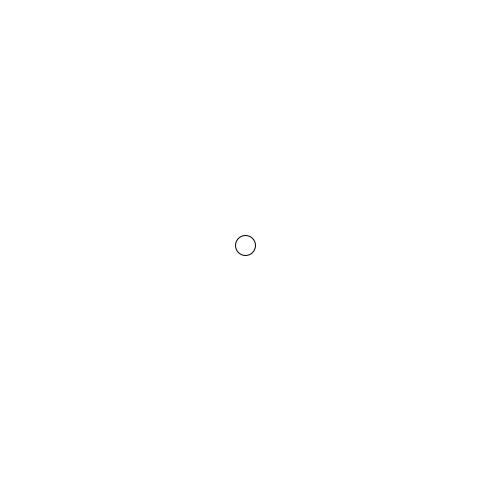
Frame 1 (no input)
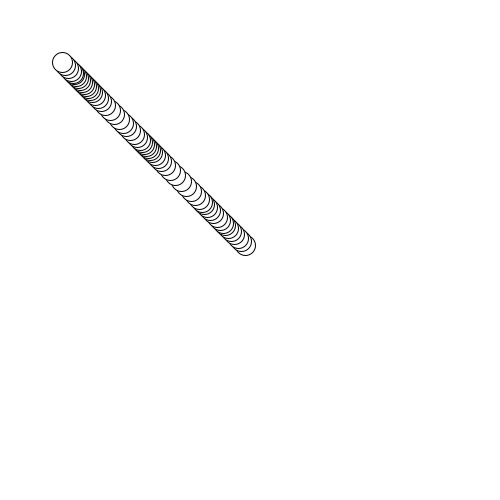
Frame 60 (the mouse pressed at the canvas centre just before this capture)
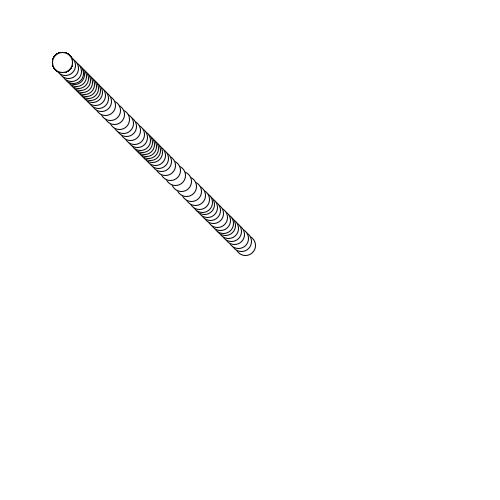
Frame 120 (the mouse held since frame 60 and released just before this capture)

The Processing sketch that drew these frames (run headless with seeded random() and noise(); from frame 60 on, the mouse is pressed at the canvas centre):

// Processing sketch: cp01_ex1_6_perlin_noise
// ── cp01_ex1_6_perlin_noise.pde
Mover mover;

void setup() {
  mover = new Mover(new PVector(500, 500));
  size(500, 500);
  background(255);
}

void draw() {
  mover.update(new PVector(mouseX - 250, mouseY - 250));
  mover.display();
}

class Mover {
  PVector world;
  PVector location;
  float t;
  
  Mover(PVector w) {
    world = w;
    location = new PVector(w.x / 2, w.y / 2);
  }
  
  void update(PVector m) {
    m.normalize();
    m.mult(noise(t) * 10);
    location.add(m);
    t += 0.1;
  }
  void display() {
    ellipse(location.x, location.y, 20, 20);
  }
}
